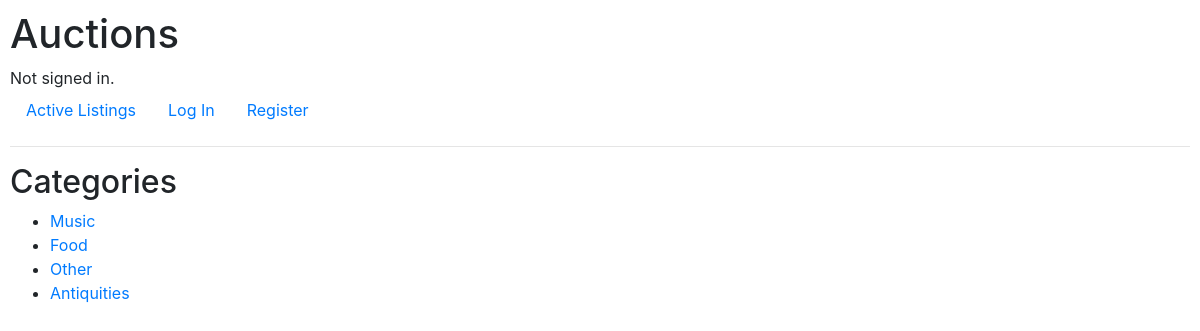
The page /categories on the database its author committed.
### auctions/models.py (models this page shows)
class Category(models.Model):
    category = models.CharField(max_length=56)
    def __str__(self):
        return f"{self.category}"

### auctions/views.py (the view)
# urls.py: path("categories", views.categories, name="categories"),
def categories(request):
    return render(request, "auctions/categories.html", {
        "categories": Category.objects.all(),
    })

### auctions/templates/auctions/categories.html
{% extends "auctions/layout.html" %}
{% block body %}
    <h2>Categories</h2>
    <ul>
        {% for category in categories %}
            <li> <a href="{% url 'auctions:category' category.id%}">{{category}}
            </a></li>
        {% endfor %}
    </ul>
{% endblock %}

### auctions/static/auctions/styles.css (style rules this page uses)
body { padding: 10px; }

### rows shown on the page
Category: category "Music"
Category: category "Food"
Category: category "Other"
Category: category "Antiquities"
